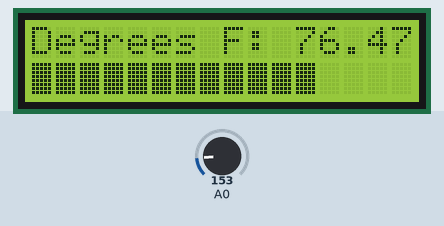
This sketch was run on a simulated Arduino Uno, built with avr-gcc and run on an emulated ATmega328P. On the bench: 16×2 character LCD. The inputs (shaded band) are chosen by the test bench; at power-on: A0 = 153.

Above: at 1.2 s.
1.3 s: A0 set to 165
At 3.3 s:
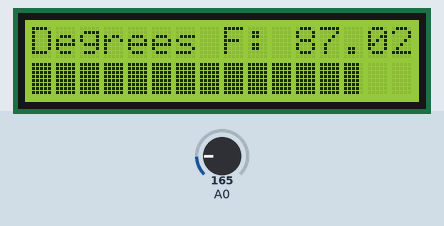
3.6 s: A0 set to 175
At 4.9 s:
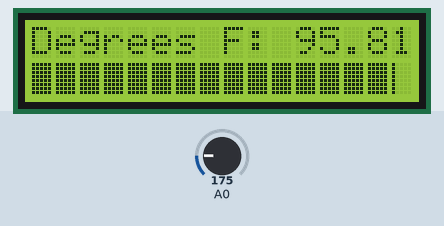
5.6 s: A0 set to 191
At 7.3 s:
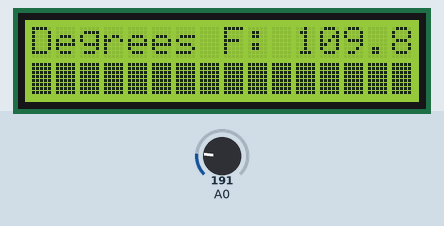
7.6 s: A0 set to 221
At 9.1 s:
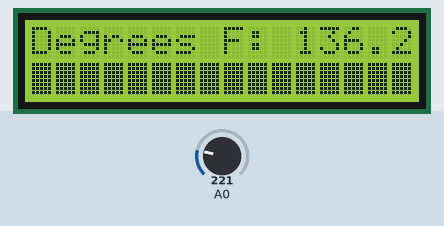
9.6 s: A0 set to 133
At 11.4 s:
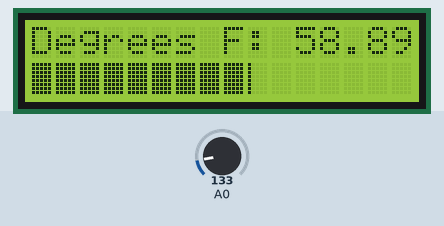
11.7 s: A0 set to 114
At 13.1 s:
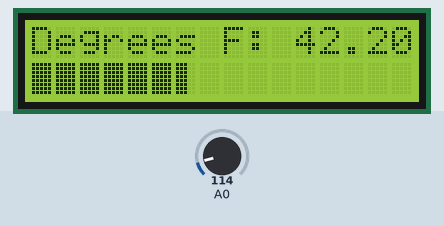
Timing chart, 0 to 14.7 s (numbered marks = the images above; inputs shaded):
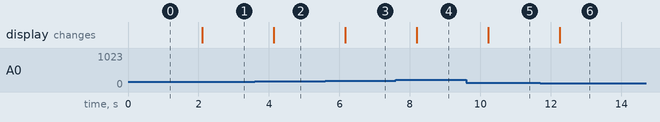

Measured:
- after the input at 1.3 s, the display: changes after 0.81 s (image 1)
- after the input at 3.6 s, the display: changes after 0.54 s (image 2)
- after the input at 5.6 s, the display: changes after 0.57 s (image 3)
- after the input at 7.6 s, the display: changes after 0.60 s (image 4)
- after the input at 9.6 s, the display: changes after 0.63 s (image 5)
- after the input at 11.7 s, the display: changes after 0.56 s (image 6)

The sketch:

project_4b.ino
```cpp
/*
  SparkFun Inventor’s Kit
  Circuit 4B - Temperature Sensor

  The LCD will display readings from a temperature sensor in degrees Celsius and Fahrenheit.

  This sketch was written by SparkFun Electronics, with lots of help from the Arduino community.
  This code is completely free for any use.

  View circuit diagram and instructions at: https://learn.sparkfun.com/tutorials/sparkfun-inventors-kit-experiment-guide---v41
  Download drawings and code at: https://github.com/sparkfun/SIK-Guide-Code
*/

#include <LiquidCrystal.h>                  //the liquid crystal library contains commands for printing to the display
LiquidCrystal lcd(13, 12, 11, 10, 9, 8);    // tell the RedBoard what pins are connected to the display

float voltage = 0;                          //the voltage measured from the TMP36
float degreesC = 0;                         //the temperature in Celsius, calculated from the voltage
float degreesF = 0;                         //the temperature in Fahrenheit, calculated from the voltage

void setup() {

  lcd.begin(16, 2);                         //tell the lcd library that we are using a display that is 16 characters wide and 2 characters high
  lcd.clear();                              //clear the display
}

void loop() {

  voltage = analogRead(A0) * 0.004882813;   //convert the analog reading, which varies from 0 to 1023, back to a voltage value from 0-5 volts
  degreesC = (voltage - 0.5) * 100.0;       //convert the voltage to a temperature in degrees Celsius
  degreesF = degreesC * (9.0 / 5.0) + 32.0; //convert the voltage to a temperature in degrees Fahrenheit

  lcd.clear();                              //clear the LCD

  //lcd.setCursor(0, 0);                      //set the cursor to the top left position
  //lcd.print("Degrees C: ");                 //print a label for the data
  //lcd.print(degreesC);                      //print the degrees Celsius

  lcd.setCursor(0, 0);                      //set the cursor to the lower left position
  lcd.print("Degrees F: ");                 //Print a label for the data
  lcd.print(degreesF);                      //print the degrees Fahrenheit

  LCD_progress_bar(1, degreesF, 0, 100);

  delay(1000);                              //delay for 1 second between each reading (this makes the display less noisy)
}

void LCD_progress_bar (int row, int var, int minVal, int maxVal) {
  int block = map(var, minVal, maxVal, 0, 16);   // Block represent the current LCD space (modify the map setting to fit your LCD)
  int line = map(var, minVal, maxVal, 0, 80);     // Line represent the theoretical lines that should be printed
  int bar = (line-(block*5));                             // Bar represent the actual lines that will be printed

  /* LCD Progress Bar Characters, create your custom bars */

  byte bar1[8] = { 0x10, 0x10, 0x10, 0x10, 0x10, 0x10, 0x10, 0x10};
  byte bar2[8] = { 0x18, 0x18, 0x18, 0x18, 0x18, 0x18, 0x18, 0x18};
  byte bar3[8] = { 0x1C, 0x1C, 0x1C, 0x1C, 0x1C, 0x1C, 0x1C, 0x1C};
  byte bar4[8] = { 0x1E, 0x1E, 0x1E, 0x1E, 0x1E, 0x1E, 0x1E, 0x1E};
  byte bar5[8] = { 0x1F, 0x1F, 0x1F, 0x1F, 0x1F, 0x1F, 0x1F, 0x1F};
  lcd.createChar(1, bar1);
  lcd.createChar(2, bar2);
  lcd.createChar(3, bar3);
  lcd.createChar(4, bar4);
  lcd.createChar(5, bar5);

  for (int x = 0; x < block; x++)                        // Print all the filled blocks
  {
    lcd.setCursor (x, row);
    lcd.write (1023);
  }

  lcd.setCursor (block, row);                            // Set the cursor at the current block and print the numbers of line needed
  if (bar != 0) lcd.write (bar);
  if (block == 0 && line == 0) lcd.write (1022);   // Unless there is nothing to print, in this case show blank

  for (int x = 16; x > block; x--)                       // Print all the blank blocks
  {
    lcd.setCursor (x, row);
    lcd.write (1022);
  }
}
```
